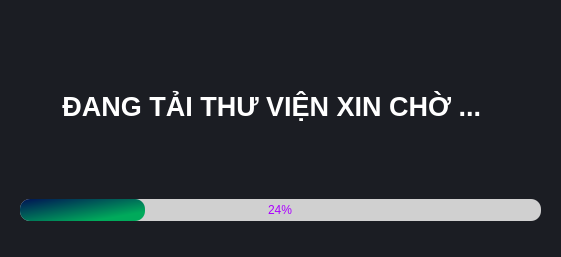
<?xml version="1.0" encoding="UTF-8"?>
<ui version="4.0">
 <class>MainWindow</class>
 <widget class="QMainWindow" name="MainWindow">
  <property name="windowModality">
   <enum>Qt::NonModal</enum>
  </property>
  <property name="geometry">
   <rect>
    <x>0</x>
    <y>0</y>
    <width>561</width>
    <height>257</height>
   </rect>
  </property>
  <property name="windowTitle">
   <string>MainWindow</string>
  </property>
  <property name="styleSheet">
   <string notr="true">background-color: rgb(27, 29, 35); color:white</string>
  </property>
  <property name="animated">
   <bool>true</bool>
  </property>
  <property name="dockNestingEnabled">
   <bool>false</bool>
  </property>
  <property name="unifiedTitleAndToolBarOnMac">
   <bool>false</bool>
  </property>
  <widget class="QWidget" name="centralwidget">
   <widget class="QWidget" name="verticalLayoutWidget">
    <property name="geometry">
     <rect>
      <x>20</x>
      <y>20</y>
      <width>521</width>
      <height>201</height>
     </rect>
    </property>
    <layout class="QVBoxLayout" name="verticalLayout">
     <item>
      <widget class="QLabel" name="labelBoxBlenderInstalation">
       <property name="minimumSize">
        <size>
         <width>511</width>
         <height>0</height>
        </size>
       </property>
       <property name="maximumSize">
        <size>
         <width>511</width>
         <height>16777215</height>
        </size>
       </property>
       <property name="font">
        <font>
         <family>Segoe UI</family>
         <pointsize>20</pointsize>
         <weight>75</weight>
         <bold>true</bold>
        </font>
       </property>
       <property name="styleSheet">
        <string notr="true"/>
       </property>
       <property name="frameShadow">
        <enum>QFrame::Sunken</enum>
       </property>
       <property name="text">
        <string>ĐANG TẢI THƯ VIỆN XIN CHỜ ... </string>
       </property>
       <property name="alignment">
        <set>Qt::AlignCenter</set>
       </property>
      </widget>
     </item>
     <item>
      <widget class="QProgressBar" name="progressBar">
       <property name="styleSheet">
        <string notr="true">QProgressBar{
	background-color:rgb(208, 208, 208);
	color:rgb(170, 0, 255);
	border-style:solid;
	border-radius:10px;
	text-align:center;
}
QProgressBar::chunk{
	border-style:solid;
	border-radius:10px;
	background-color:qlineargradient(spread:pad, x1:0, y1:0, x2:1, y2:1, stop:0 rgba(0, 18, 85, 255), stop:0.789773 rgba(0, 170, 91, 255))
}</string>
       </property>
       <property name="value">
        <number>24</number>
       </property>
      </widget>
     </item>
    </layout>
   </widget>
  </widget>
  <widget class="QStatusBar" name="statusbar"/>
 </widget>
 <resources/>
 <connections/>
</ui>
